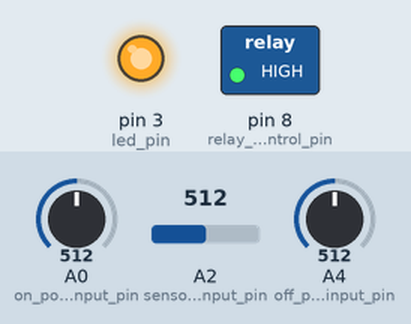
Recording of a sketch running on a simulated Arduino Uno, built with avr-gcc and run on an emulated ATmega328P. Parts: switched loads named in the sketch (green lamp = pin HIGH), output pins drawn as LEDs (lit = HIGH). Inputs (shaded band) come from the test bench; at power-on: A2 (sensor_input_pin) = 512, A0 (on_pot_input_pin) = 512, A4 (off_pot_input_pin) = 512.

Above: at 1.2 s.
1.3 s: A2 (sensor_input_pin) set to 486
At 2.3 s:
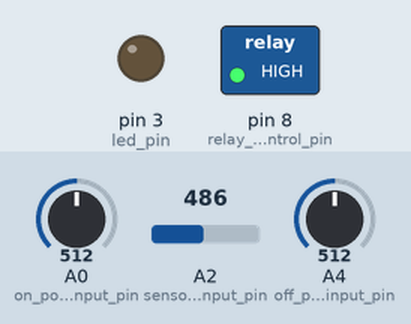
2.8 s: A2 (sensor_input_pin) set to 510
At 5.7 s:
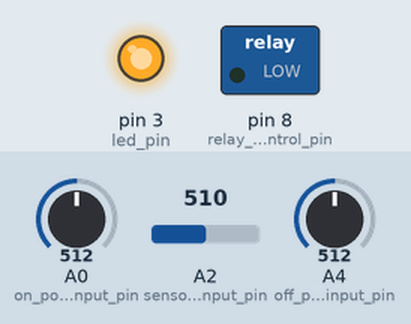
5.8 s: A2 (sensor_input_pin) set to 490
At 6.9 s:
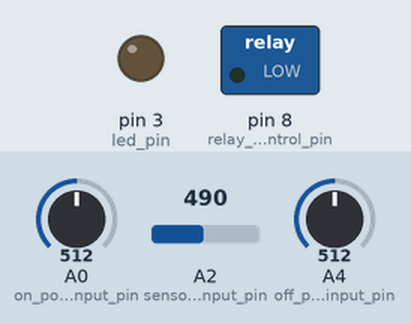
7.3 s: A2 (sensor_input_pin) set to 511
At 8.1 s:
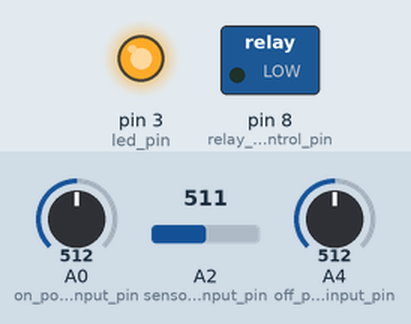
8.8 s: A2 (sensor_input_pin) set to 306
At 9.2 s:
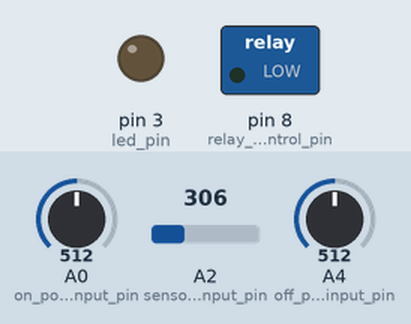
Timing chart, 0 to 11.3 s (numbered marks = the images above; inputs shaded):
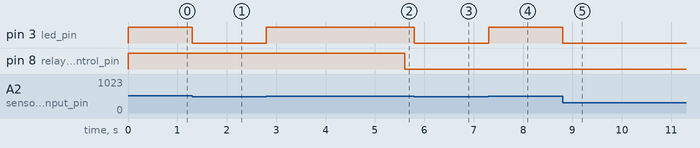

Measured:
- the behaviour switches between 500 and 499 on A2 (sensor_input_pin) (found by bisection; images 0 and 1)
- after the input at 1.3 s, pin 3 (led_pin): HIGH → LOW at once
- after the input at 2.8 s, pin 3 (led_pin): LOW → HIGH at once
- after the input at 5.8 s, pin 3 (led_pin): HIGH → LOW at once
- after the input at 7.3 s, pin 3 (led_pin): LOW → HIGH at once
- after the input at 8.8 s, pin 3 (led_pin): HIGH → LOW at once

The sketch:

timer_controller.ino
```cpp
const long min_on_sec = 1;
const long max_on_sec = 10;

const long min_off_sec = 5;
const long max_off_sec = 60;

const long sensor_thresh = 500;

const int led_pin = 3;
const int relay_control_pin = 8;

const int on_pot_input_pin = A0;
const int off_pot_input_pin = A4;
const int sensor_input_pin = A2;

enum State
{
  Off,
  On
};

int state = Off;

unsigned long event_time_ms = 0;
bool timing = false;
void set_event_delay(unsigned long delay_ms)
{
  event_time_ms = millis() + delay_ms;
  timing = true;
}

bool update_event_timer()
{
  long delta = (long)millis() - (long)event_time_ms;
  if (!timing || delta < 0) return false;
  timing = false;
  return true;
}

void setup()
{
  pinMode(on_pot_input_pin, INPUT);
  pinMode(off_pot_input_pin, INPUT);
  pinMode(sensor_input_pin, INPUT);
  digitalWrite(relay_control_pin, LOW);
  pinMode(led_pin, OUTPUT);
  pinMode(relay_control_pin, OUTPUT);
  set_event_delay(0);
}

void loop()
{
  const long sensor_val = analogRead(sensor_input_pin);
  const long on_pot_val = analogRead(on_pot_input_pin);
  const long off_pot_val = analogRead(off_pot_input_pin);
  const bool sensor_on = (sensor_val >= sensor_thresh);

  digitalWrite(led_pin, sensor_on ? HIGH : LOW);

  if (state == Off && !sensor_on) return;
  const long on_ms = (max_on_sec - min_on_sec) * on_pot_val + min_on_sec * 1000; // 2.3% error, but it's close enough
  const long off_ms = (max_off_sec - min_off_sec) * off_pot_val + min_off_sec * 1000; // 2.3% error, but it's close enough

  if (update_event_timer())
  {
    switch (state)
    {
      case Off:
        digitalWrite(relay_control_pin, HIGH);
        state = On;
        set_event_delay(on_ms);
        break;
      case On:
        digitalWrite(relay_control_pin, LOW);
        state = Off;
        set_event_delay(off_ms);
        break;
    }
  }
}
```
